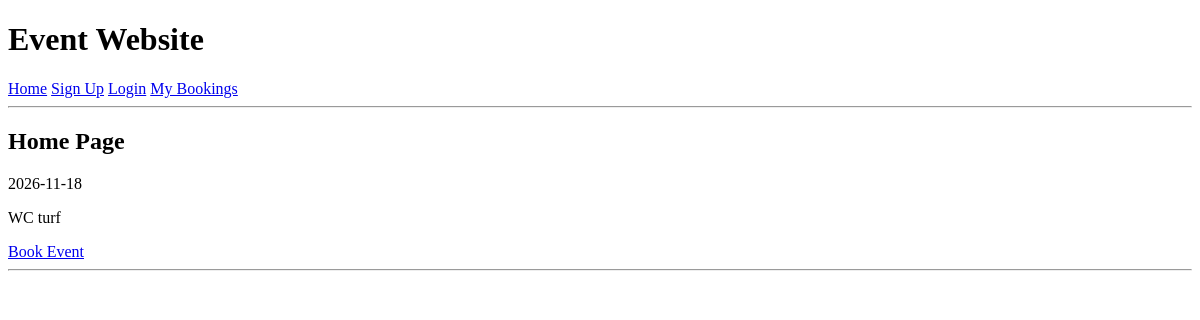
Before: / with the older database file.
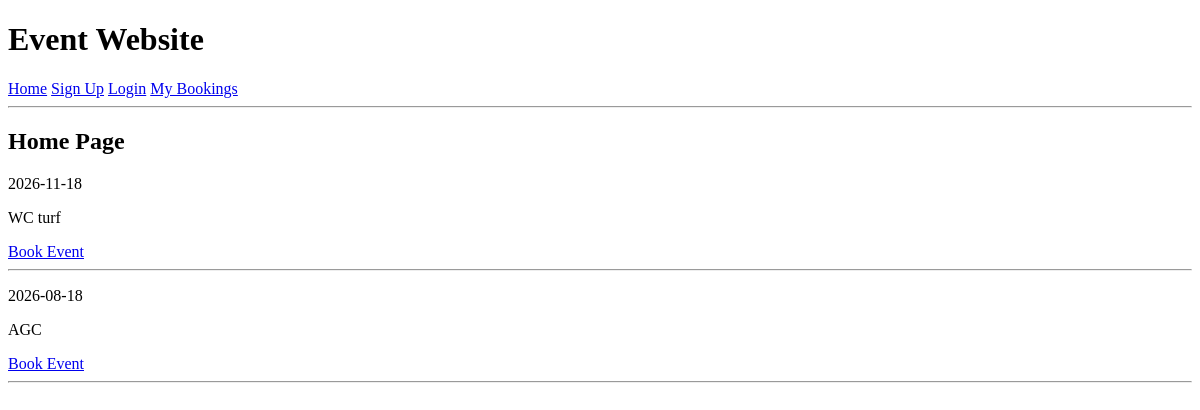
After: the same page with the newer database file.
### tables this page shows
CREATE TABLE "events"
(
    event_id          INTEGER
        primary key autoincrement,
    event_name        TEXT    not null,
    event_date        TEXT    not null,
    event_location    TEXT    not null,
    event_description TEXT    not null,
    fk_user_id        INTEGER not null
);

### app.py (the view)
@app.route('/')
def home():
    con = connect_db()
    cur = con.cursor()
    query = "SELECT * FROM events"
    cur.execute(query)
    event_list = cur.fetchall()
    con.close()
    return render_template("home.html", event_list=event_list)

### app.py (called while the page is built)
def connect_db():
    con = sqlite3.connect("identifier.sqlite")
    con.row_factory = sqlite3.Row
    return con

### templates/home.html (shortened to what this page needs)
{% extends "base.html" %}
{%  block content %}
<h2>Home Page</h2>
{% for event in event_list %}
    <p>{{ event["event_date"] }}</p>
    <p>{{ event["event_location"] }}</p>
    <a href="/book_event/{{ event ['event_id'] }}">Book Event</a>
    <hr>
{% endfor %}
{% endblock %}

### templates/base.html (shortened to what this page needs)
<!DOCTYPE html>
<html lang="en">
<head>
</head>
<body>
    <h1>Event Website</h1>
    <a href="/">Home</a>
    <a href="/signup">Sign Up</a>
    <a href="/login">Login</a>
    <a href="/my_bookings">My Bookings</a>
    <hr>
    {% block content %}{% endblock %}
</body>
</html>

Changed rows visible on the page:
added events: event_date "2026-08-18", event_location "AGC"
